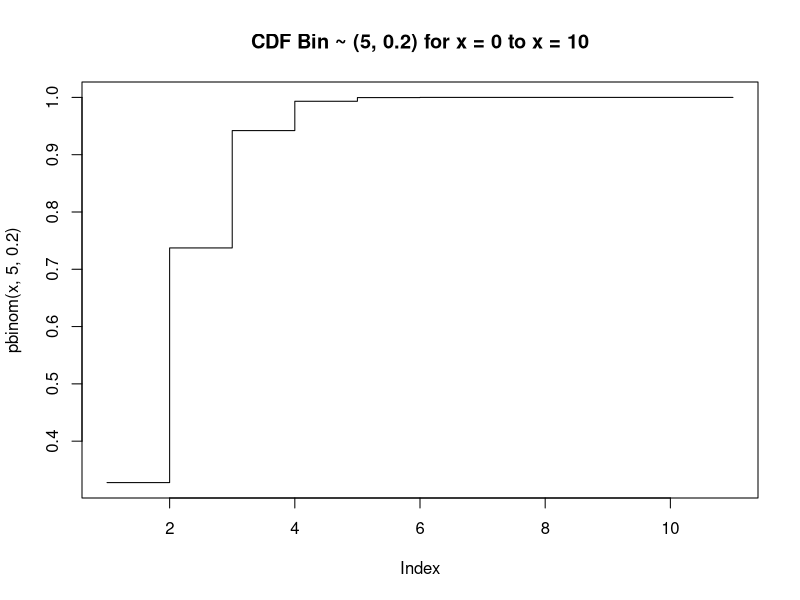
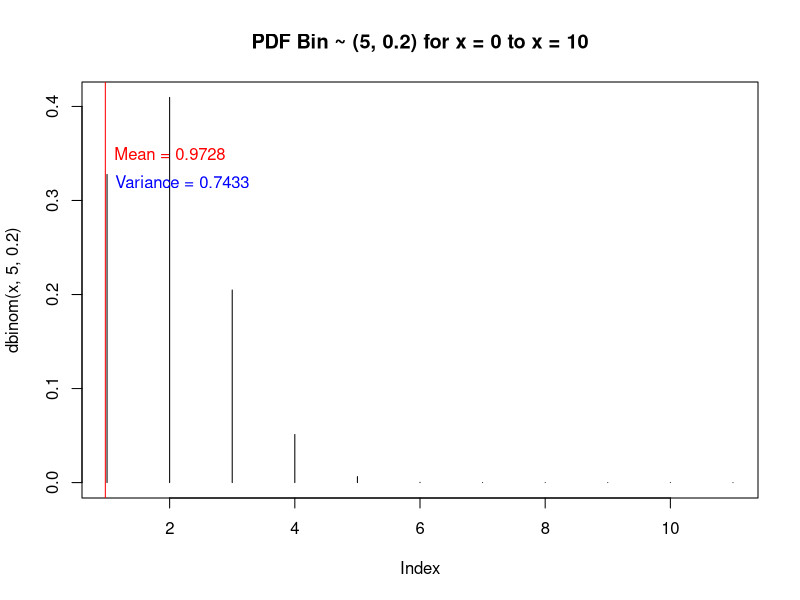
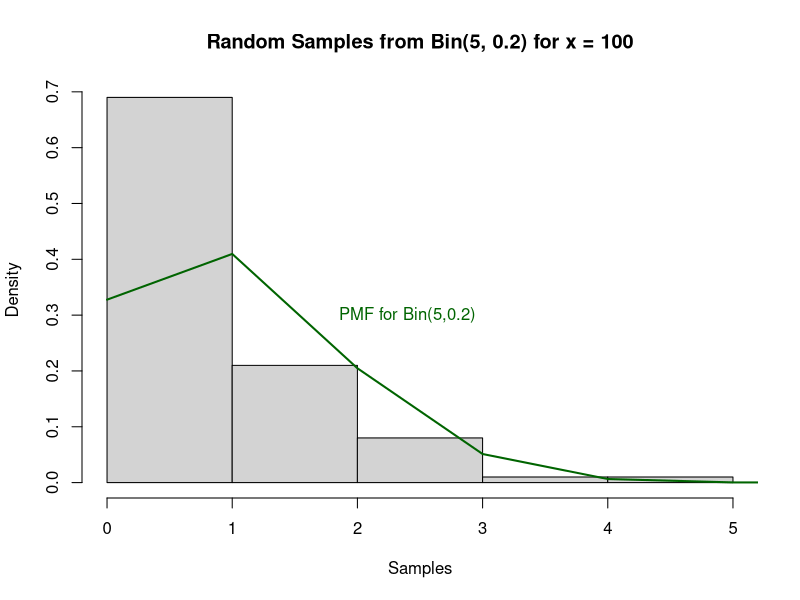
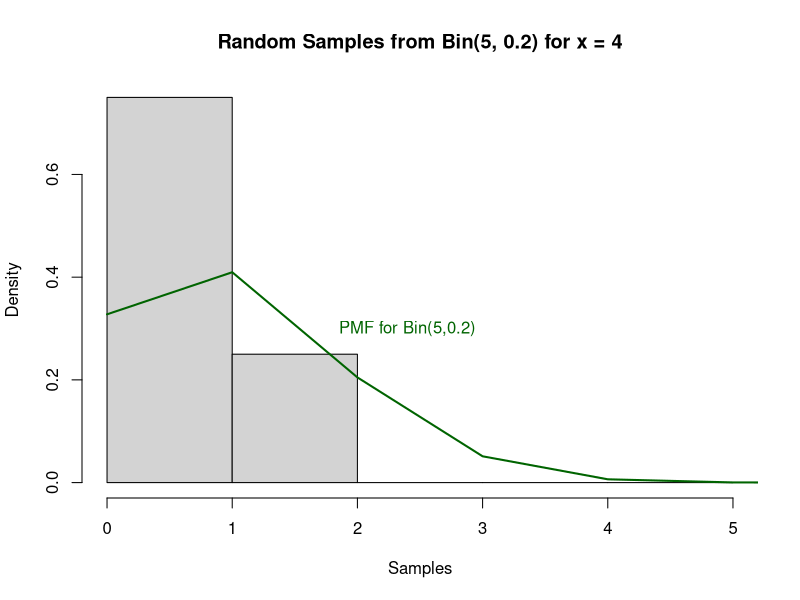
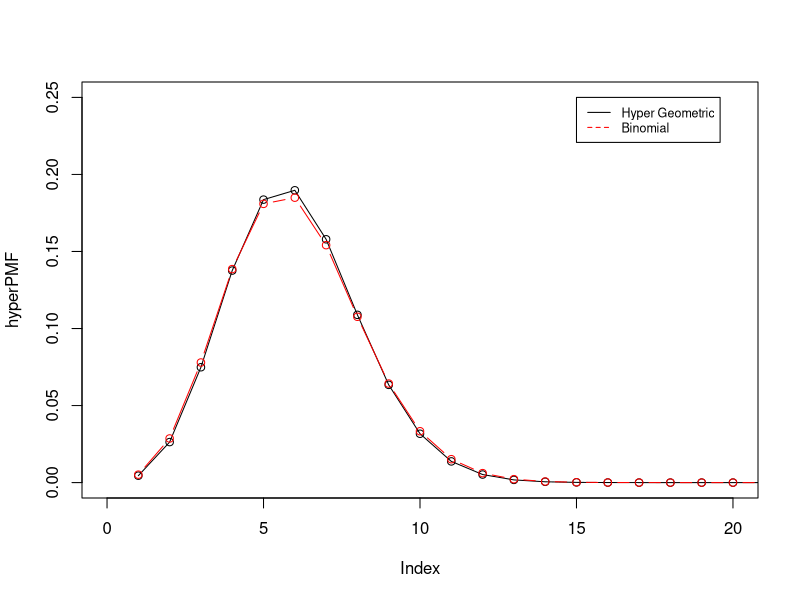
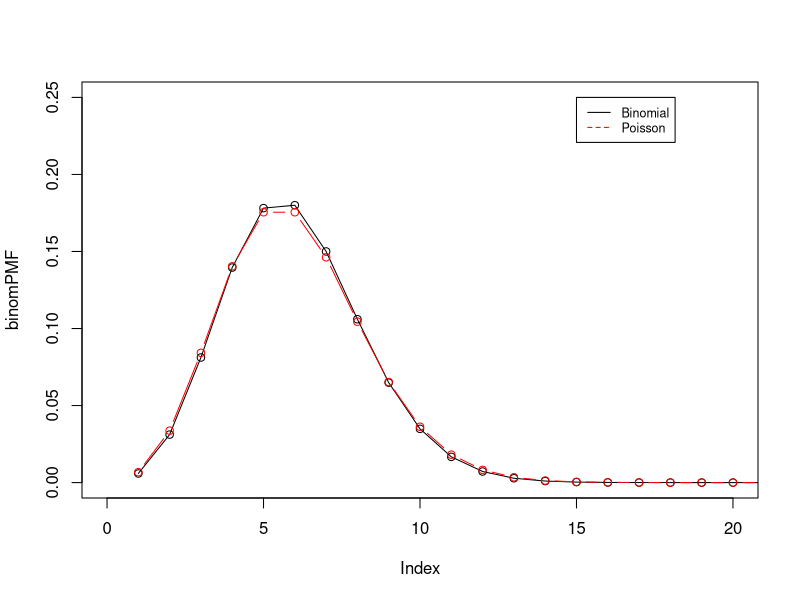
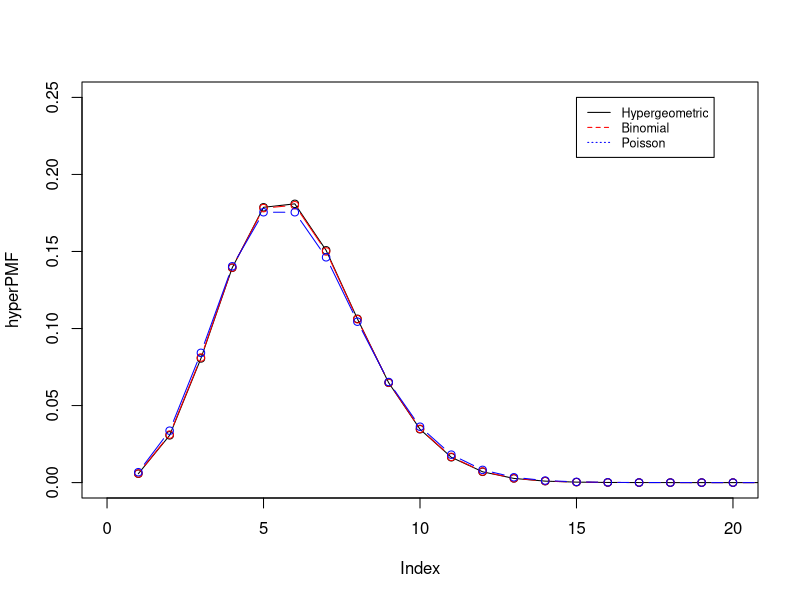

Reproduce these figures in R, in order.
## ---- chunk 1
#binomial pdf
dbinom(3,5,0.2)
## ---- chunk 2
choose(5,3)*(0.2)^3*(0.8)^2
## ---- chunk 3
#binomial cdf
pbinom(3,5,0.2)
## ---- chunk 4
choose(5,0)*(0.2)^0*(0.8)^(5) + choose(5,1)*(0.2)^1*(0.8)^(4) + choose(5,2)*(0.2)^2*(0.8)^(3) + choose(5,3)*(0.2)^3*(0.8)^(2)
## ---- chunk 5
library(dplyr)
library(ggplot2)


x= 0:10
plot(pbinom(x,5,0.2), type = "s", main = "CDF Bin ~ (5, 0.2) for x = 0 to x = 10")

# expectation
x = c(0, 1, 2, 3)
prob = dbinom(x,5,0.2)*x
E = sum(prob)

# variance
prob2 =dbinom(x,5,0.2)*x^2
V = sum(prob2)-(sum(prob)^2)

x= 0:10
plot(dbinom(x,5,0.2), type = "h", main = "PDF Bin ~ (5, 0.2) for x = 0 to x = 10")
abline(v = E, col = "red")

text(2, 0.35, "Mean = 0.9728", col = "red")
text(2.2, 0.32, "Variance = 0.7433", col = "blue")


## ---- chunk 6
# hypergeometric pdf
dhyper(2,4,6,5)
## ---- chunk 7
(choose(4,2)*choose(6,3))/choose(10,5)
## ---- chunk 8

# hypergeometric cdf
phyper(2,4,6,5) 
## ---- chunk 9
(choose(4,0)*choose(6,5))/choose(10,5) +(choose(4,1)*choose(6,4))/choose(10,5)+
(choose(4,2)*choose(6,3))/choose(10,5)

## ---- chunk 10
#Poisson pdf
dpois(0,5/2)
## ---- chunk 11
(exp(-5/2)*(5/2)^0)/factorial(0)
## ---- chunk 12
#Poisson cdf
ppois(1,5/2)
(exp(-5/2)*(5/2)^0)/factorial(0) + (exp(-5/2)*(5/2)^1)/factorial(1)
## ---- chunk 13

Samples = rbinom(100, 5, 0.2)
hist(Samples, breaks = 0:5.5, probability = TRUE, main = "Random Samples from Bin(5, 0.2) for x = 100")
lines(x, dbinom(x,5,0.2), col = "darkgreen", lwd = 2)
text(2.4, 0.3, "PMF for Bin(5,0.2)", col = "darkgreen")

## ---- chunk 14
Samples = rbinom(4, 5, 0.2)
hist(Samples, breaks = 0:5.5, probability = TRUE, main = "Random Samples from Bin(5, 0.2) for x = 4")
lines(x, dbinom(x,5,0.2), col = "darkgreen", lwd = 2)
text(2.4, 0.3, "PMF for Bin(5,0.2)", col = "darkgreen")

## ---- chunk 15

# Plot the PMF of a Hyergeometric Random Variable with the PMF of a Binomial Random Variable that could be used to approximate it

x <- 0:20

N=1000  # Population size 1000
m=100   # 100 correct choices
n=50    # Sample size 50

# Probability of x successes in 50 trials with 1000 choices, 100 of them correct.
hyperPMF <- dhyper(x, m, N-m, n)

# Probability of x successes in 50 trials with prob 0.1
binomPMF <- dbinom(x, n, m/N)

# Plot both functions
plot(hyperPMF, xlim = c(0, 20), ylim = c(0, 0.25), col='black', type='o')
points(binomPMF, xlim = c(0, 20), ylim = c(0, 0.25), col='red', type='b')
legend(15, 0.25, legend=c("Hyper Geometric", "Binomial"), 
       col=c("black", "red"), lty=1:2, cex=.75)
## ---- chunk 16

# Plot the PMF of a Binomial Random Variable with the PMF of a Poisson Random Variable that could be used to approximate it

x <- 0:20

n=100   # Sample size 100
p=0.05  # Probability 0.05

# Probability of x successes in 50 trials with prob 0.1
binomPMF <- dbinom(x, n, p)

# Probability of x occurrences with an occurrence rate of 10
poisPMF <- dpois(x, n*p)

# Plot both functions
plot(binomPMF, xlim = c(0, 20), ylim = c(0, 0.25), col='black', type='o')
points(poisPMF, xlim = c(0, 20), ylim = c(0, 0.25), col='red', type='b')
legend(15, 0.25, legend=c("Binomial", "Poisson"), 
       col=c("black", "red"), lty=1:2, cex=.75)
## ---- chunk 17

# Plot the PMF of a Binomial Random Variable with the PMF of a Poisson Random Variable that could be used to approximate it

x <- 0:20

N=10000  # Population size 10000
m=500    # 500 correct choices
n=100    # Sample size 100

# Probability of x successes in 50 trials with 1000 choices, 100 of them correct.
hyperPMF <- dhyper(x, m, N-m, n)

# Probability of x successes in 50 trials with prob 0.1
binomPMF <- dbinom(x, n, m/N)

# Probability of x occurances with an occurance rate of 10
poisPMF <- dpois(x, n*(m/N))

# Plot all three functions
plot(hyperPMF, xlim = c(0, 20), ylim = c(0, 0.25), col='black', type='o')
points(binomPMF, xlim = c(0, 20), ylim = c(0, 0.25), col='red', type='b')
points(poisPMF, xlim = c(0, 20), ylim = c(0, 0.25), col='blue', type='b')
legend(15, 0.25, legend=c("Hypergeometric", "Binomial", "Poisson"), 
       col=c("black", "red", "blue"), lty=1:3, cex=.75)


